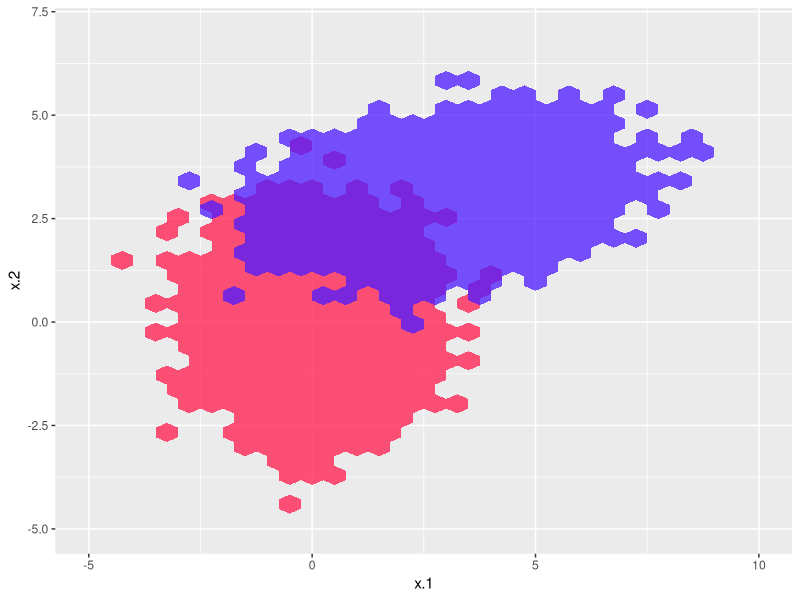
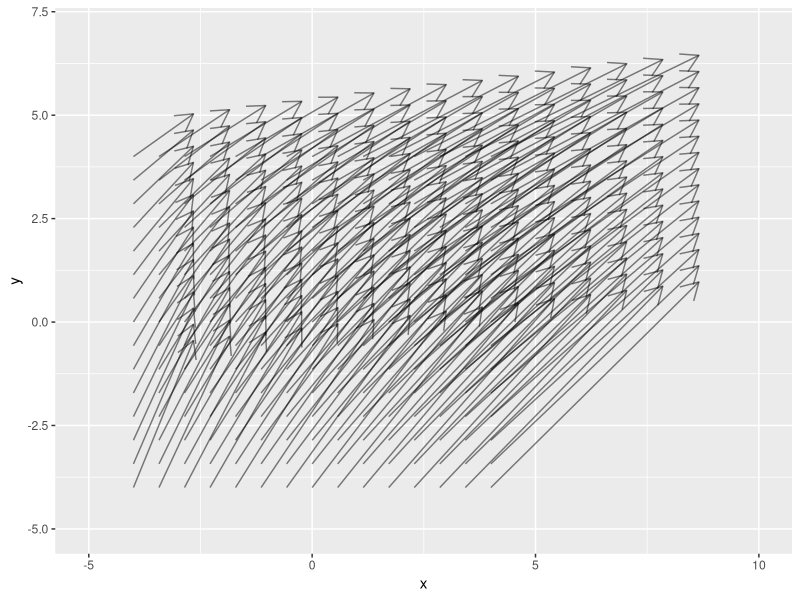

Generate these figures, in order, with R:
rm(list=ls())

library(mvtnorm)
library(hexbin)
library(ggplot2)

colors <- c(rgb(1, 0.1, 0.3), rgb(0.3, 0.1, 1))

mu1 <- c(0, 0)
mu2 <- c(3, 3)
Sigma1 <- matrix(c(1, 0, 0, 1), nrow=2)
Sigma2 <- matrix(c(2, 0.25, 0.25, .5), nrow=2)

cholSigma1 <- chol(Sigma1)
cholSigma2 <- chol(Sigma2)
invcholSigma1 <- chol(solve(Sigma1))
invcholSigma2 <- chol(solve(Sigma2))

scalingmatrix <- invcholSigma1 %*% t(chol(cholSigma1 %*% Sigma2 %*% cholSigma1)) %*% invcholSigma1
otmap <- function(vec) mu2 + scalingmatrix %*% (vec - mu1)

nsamples <- 1e4
xs <- mvtnorm::rmvnorm(nsamples, mu1, Sigma1)
zs <- t(apply(xs, 1, otmap))
df <- data.frame(x=xs)

ghex <- ggplot(df, aes(x=x.1, y=x.2)) +
        geom_hex(fill=colors[1], alpha=0.75) +
        geom_hex(data=data.frame(zs), aes(x=X1, y=X2),
                 fill=colors[2], alpha=0.75) +
        ylim(-5,7) +
        xlim(-5, 10)
ghex
# ggsave(filename="2dnormalshex.pdf", plot=ghex, height=5, width=5)

xseq <- seq(from=-4, to=4, length.out=15)
xs <- expand.grid(xseq, xseq)
zs <- t(apply(xs, 1, otmap))

got <- ggplot(data.frame(x=xs[, 1], xend=zs[, 1],
						y=xs[, 2], yend=zs[, 2]),
						aes(x=x, xend=xend, y=y, yend=yend)) +
		geom_segment(alpha=0.5, arrow=arrow(length=unit(.5, "cm"))) +
		ylim(-5, 7) +
		xlim(-5, 10)
got
# ggsave(filename="2dnormalsOTmap.pdf", plot=got, height=5, width=5)
